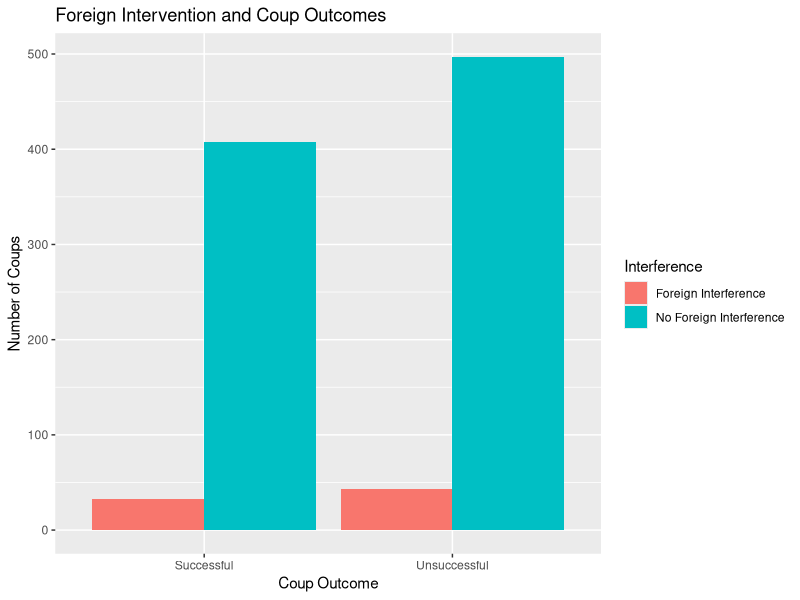

R code for this plot:
## ---- chunk 1
library(tidyverse)

coup_data <- read.csv("FinalProjectCoupData.csv")

## ---- chunk 2
coup_set <- coup_data |>
  mutate(
    Outcome = if_else(realized ==1, 
                      "Successful",
                      "Unsuccessful"),
    Interference = if_else(
      foreign == 1,
      "Foreign Interference",
      "No Foreign Interference")) |>
  group_by(Outcome, Interference)

coup_plot <- ggplot(
  data = coup_set, mapping = aes(x = Outcome, fill = Interference
                                 )
) + 
  geom_bar(position = "dodge") +
  labs(
    x = "Coup Outcome",
    y = "Number of Coups",
    title = "Foreign Intervention and Coup Outcomes"
  )

coup_plot







